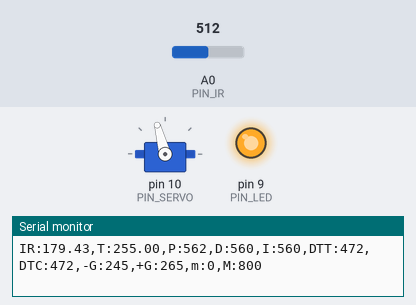
Bench run of a sketch on a simulated Arduino Uno, built with avr-gcc and run on an emulated ATmega328P. Parts: servo, output pins drawn as LEDs (lit = HIGH), the last lines printed to the serial monitor. The test bench sets the inputs (shaded band); at power-on: A0 (PIN_IR) = 512.

Above: at 1.2 s.
1.3 s: A0 (PIN_IR) set to 122
At 4.2 s:
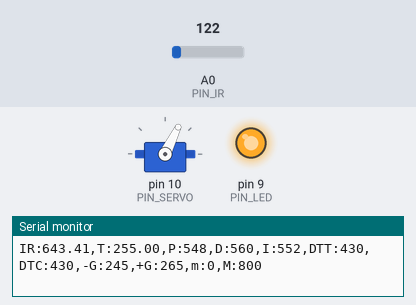
4.3 s: A0 (PIN_IR) set to 11
5.8 s: A0 (PIN_IR) set to 9
At 6.46 s:
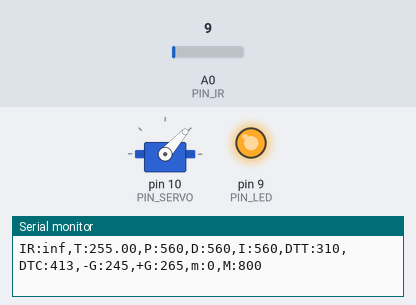
At 9.4 s:
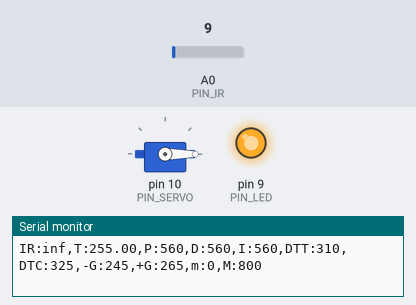
Timing chart, 0 to 10.9 s (numbered marks = the images above; inputs shaded):
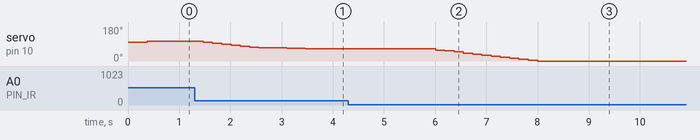

Measured:
- the behaviour switches between 10 and 9 on A0 (PIN_IR) (found by bisection; images 1 and 2)
- after the input at 5.8 s, servo on pin 10 (PIN_SERVO): moves from 64° to 0° over 2.0 s, starting after 0.21 s

The sketch:

21_pidc_20213046.ino
```cpp
#include <Servo.h>


#define PIN_IR A0
#define PIN_LED 9
#define PIN_SERVO 10

//#include "medianfilter.h"

#define Max 1703.0
#define Min 1202.0
#define Neu 1568.0

#define target 255.0 //close:80 far:350
#define Start 80.0
#define End 290.0

#define _angle 10.0
#define _speed 1000.0

#define interval_dist 20.0
#define interval_servo 20.0
#define interval_serial 100.0

#define KP 0.61 // proportional gain
#define KD 11.5 // d gain
#define KI 0.026 // i gain

Servo myservo;

float dist_target;
float dist_raw;

unsigned long last_time_dist, last_time_servo, last_time_serial;
bool event_dist, event_servo, event_serial;

float duty_chg;
float duty_target, duty_curr;

float error_curr, error_prev, control, pterm, dterm, iterm;

//MedianFilter<> filter;

void setup() {
  pinMode(PIN_LED,OUTPUT);
  digitalWrite(PIN_LED, 1);

  myservo.attach(PIN_SERVO);
  myservo.writeMicroseconds(Neu);
  duty_curr = Neu;
  duty_target = Neu;
  duty_chg = (float)(Max - Min) * _speed / 180.0 * interval_servo / 1000.0;

  event_dist = false;
  event_servo = false;
  event_serial = false;

  dist_target = target;

  last_time_dist = 0;
  last_time_servo = 0;
  last_time_serial = 0;

  error_prev = 0;

  //filter.init();

  Serial.begin(57600);
}

void loop() {
  if(millis() >= last_time_dist + interval_dist){
    last_time_dist += interval_dist;
    event_dist = true;
  }
  if(millis() >= last_time_servo + interval_servo){
    last_time_servo += interval_servo;
    event_servo = true;
  }
  if(millis() >= last_time_serial + interval_serial){
    last_time_serial += interval_serial;
    event_serial = true;
  }


  if(event_dist){
    event_dist = false;

    dist_raw = ir_filter();

    error_curr = dist_target - dist_raw;
    pterm = KP * error_curr;
    dterm = KD * (error_curr - error_prev);
    iterm += KI * error_curr;
    control = pterm + dterm + iterm;
    error_prev = error_curr;

    duty_target = Neu + control;
    if (duty_target > Max){
      duty_target = Max;
    }
    else if (duty_target < Min){
      duty_target = Min;
    }
  }

  if(event_servo){
    event_servo = false;

    if(duty_target > duty_curr){
      //Serial.print("duty increase    ");
      duty_curr += duty_chg;
      if(duty_curr > duty_target) duty_curr = duty_target;
    }
    else{
      //Serial.print("DDDuty Decrease    ");
      duty_curr -= duty_chg;
      if(duty_curr < duty_target) duty_curr = duty_target;
    }

    myservo.writeMicroseconds(duty_curr);
  }

  if(event_serial){
    event_serial = false;

    Serial.print("IR:");
    Serial.print(dist_raw);
    Serial.print(",T:");
    Serial.print(dist_target);
    Serial.print(",P:");
    Serial.print(map(pterm,-1000,1000,510,610));
    Serial.print(",D:");
    Serial.print(map(dterm,-1000,1000,510,610));
    Serial.print(",I:");
    Serial.print(map(iterm,-1000,1000,510,610));
    Serial.print(",DTT:");
    Serial.print(map(duty_target,1000,2000,410,510));
    Serial.print(",DTC:");
    Serial.print(map(duty_curr,1000,2000,410,510));
    Serial.println(",-G:245,+G:265,m:0,M:800");
  }

}

float ir_distance(void){ // return value unit: mm
  float val;
  float volt = float(analogRead(PIN_IR));
  val = ((6762.0/(volt-9.0))-4.0) * 10.0 + 85;
  return val;
}

float ir_filter(void){
  float val = 0;
  for(int i = 0;i<1000;i++){
    val += ir_distance();
  }
  return val/1000;
}
```
